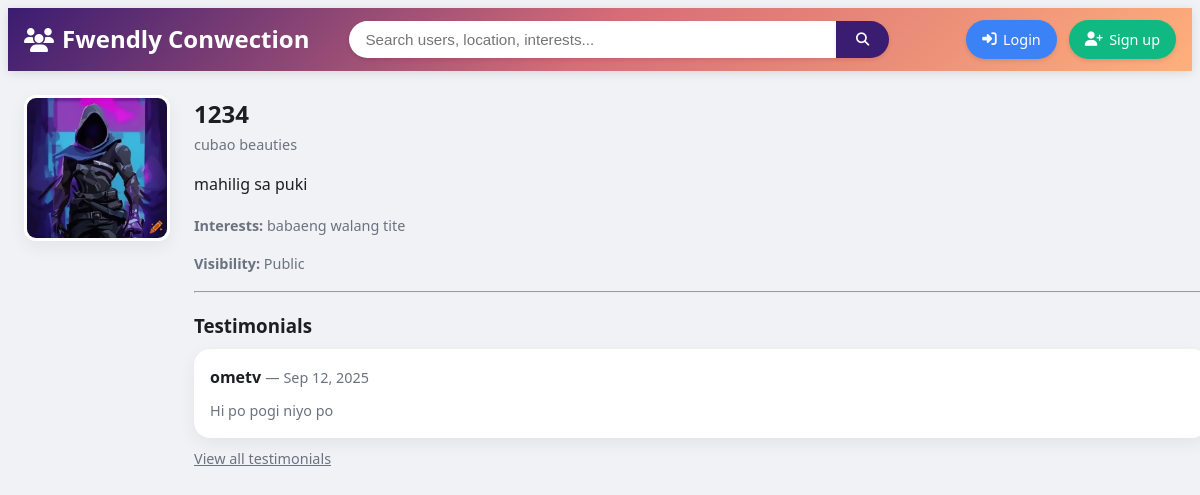
/search/user/1234/, run on an earlier commit of the app's database.
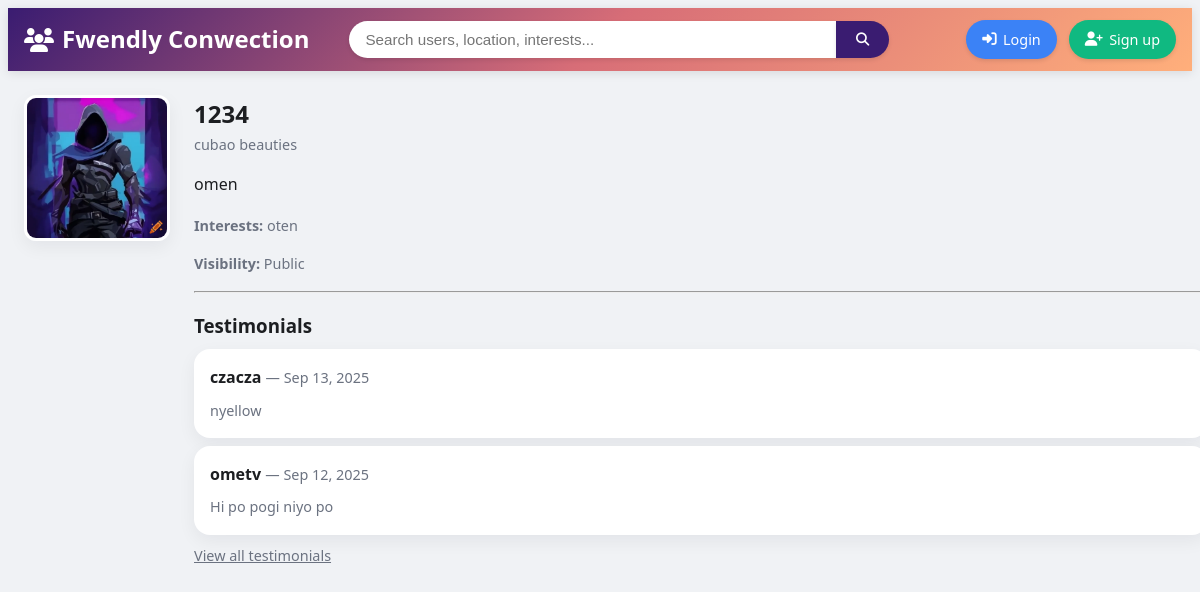
And on a later commit of the database.
### accounts/models.py (models this page shows, shortened)
class Profile(models.Model):
    VISIBILITY_CHOICES = [
        ('public', 'Public'),
        ('friends', 'Friends only'),
        ('private', 'Private'),
    ]
    user = models.OneToOneField(User, on_delete=models.CASCADE, related_name="profile")
    photo = models.ImageField(upload_to="profiles/", blank=True, null=True)
    location = models.CharField(max_length=100, blank=True)
    friends = models.ManyToManyField("self", symmetrical=True, blank=True)
    bio = models.TextField(blank=True, null=True)
    interests = models.CharField(max_length=255, blank=True, null=True)
    visibility = models.CharField(
        max_length=10,
        choices=VISIBILITY_CHOICES,
        default='public'
    )

### testimonials/models.py (models this page shows, shortened)
class Testimonial(models.Model):
    author = models.ForeignKey(User, related_name='testimonials_written', on_delete=models.CASCADE)
    target = models.ForeignKey(User, related_name='testimonials_received', on_delete=models.CASCADE)
    content = models.TextField()
    created_at = models.DateTimeField(auto_now_add=True)
    likes = models.ManyToManyField(User, related_name="testimonial_likes", blank=True)

### core/views.py (the view)
# urls.py: path('user/<str:username>/', views.profile_view_user, name='profile_view_user'),
def profile_view_user(request, username):
    target_user = get_object_or_404(User, username=username)
    profile = target_user.profile
    testimonials = target_user.testimonials_received.all().order_by('-created_at')[:5]
    mutual = None
    if request.user.is_authenticated:
        mutual = request.user.profile.mutual_friends_with(profile)
    return render(request, 'core/profile_user.html', {'profile': profile, 'mutual': mutual, 'testimonials': testimonials})

### templates/core/profile_user.html (shortened to what this page needs)
{% extends 'base.html' %}
{% block content %}
<div style="display:flex;gap:1.5rem;align-items:flex-start;">
  {% if profile.visibility == "public" %}
    <div>
      {% if profile.photo %}
        <img src="{{ profile.photo.url }}" class="profile-photo" alt="photo">
      {% else %}
        <div style="width:140px;height:140px;border-radius:12px;background:#e5e7eb;display:flex;align-items:center;justify-content:center;">No photo</div>
      {% endif %}
    </div>
    <div style="flex:1;">
      <h2 style="margin:0;">{{ profile.user.username }}</h2>
      <div class="small" style="margin-bottom:0.5rem;">{{ profile.location }}</div>
      <p>{{ profile.bio|linebreaks }}</p>
      {% if profile.interests %}<p class="small"><strong>Interests:</strong> {{ profile.interests }}</p>{% endif %}
      <p class="small"><strong>Visibility:</strong> Public</p>
      <hr style="margin:1rem 0;">
      <h3 style="margin-bottom:0.5rem;">Testimonials</h3>
      {% for t in testimonials %}
        <div class="card" style="margin-bottom:0.5rem;">
          <div style="font-weight:600;">{{ t.author.username }} <span class="small" style="font-weight:400;">— {{ t.created_at|date:'M d, Y' }}</span></div>
          <div class="small" style="margin-top:0.5rem;">{{ t.content }}</div>
        </div>
      {% empty %}
        <p>No testimonials yet.</p>
      {% endfor %}
      <a class="small" href="{% url 'testimonial_list' profile.user.username %}">View all testimonials</a>
    </div>
  {% endif %}
</div>
{% endblock %}

What changed in the data, as far as the page shows it:
changed Profile "cubao beauties": bio "mahilig sa puki" → "omen"; interests "babaeng walang tite" → "oten"
added Testimonial: author.username "czacza", created_at "Sep 13, 2025", content "nyellow"
